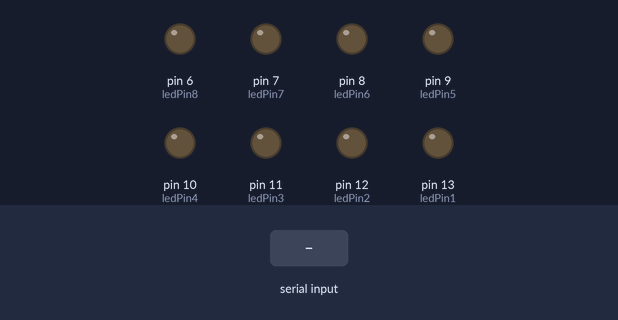
Bench run of a sketch on a simulated Arduino Mega 2560, built with avr-gcc and run on an emulated ATmega2560. Parts: output pins drawn as LEDs (lit = HIGH). Inputs (shaded band) come from the test bench. WiFi joins after 1.5 s; servers stay silent unless stated.

Above: at 3.0 s.
3.1 s: "A" received over Serial
At 3.9 s:
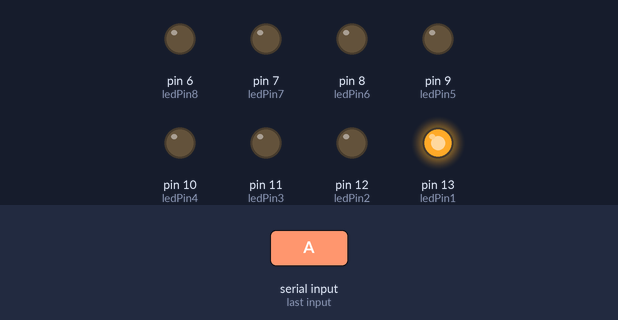
4.6 s: "B" received over Serial
At 5.0 s:
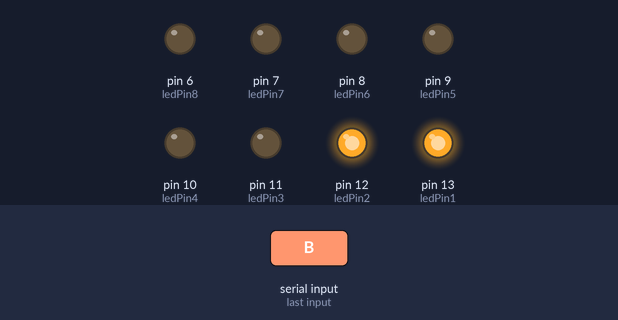
6.1 s: "C" received over Serial
At 7.3 s:
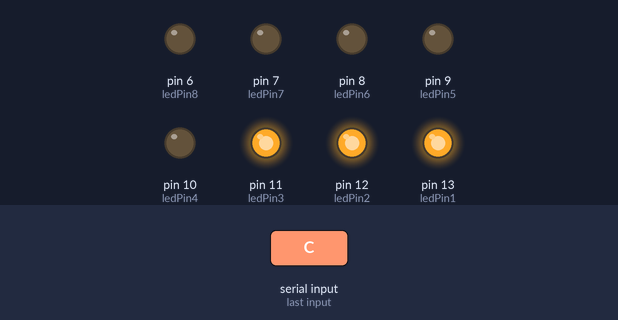
7.6 s: "D" received over Serial
At 8.5 s:
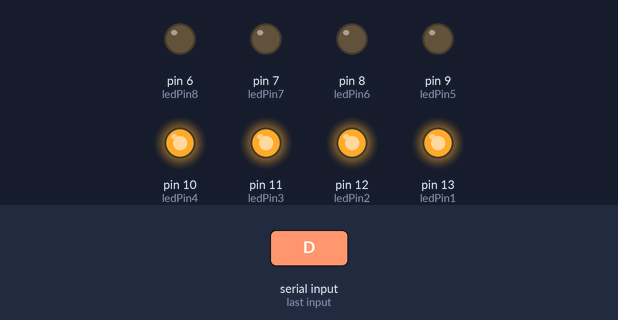
9.1 s: "E" received over Serial
At 9.6 s:
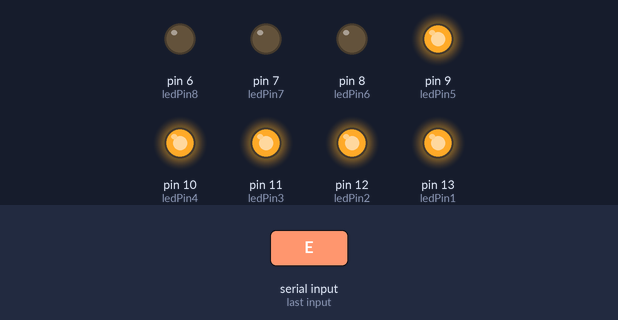
10.6 s: "F" received over Serial
At 12.0 s:
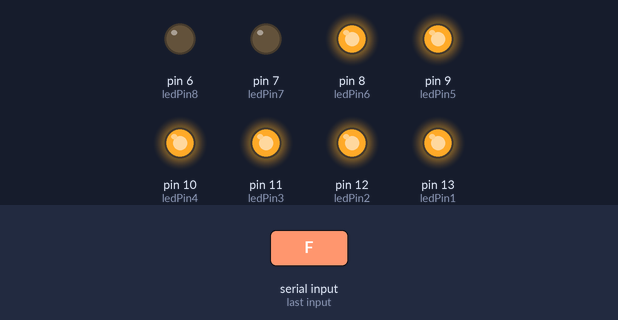
Timing chart, 0 to 13.1 s (numbered marks = the images above; inputs shaded):
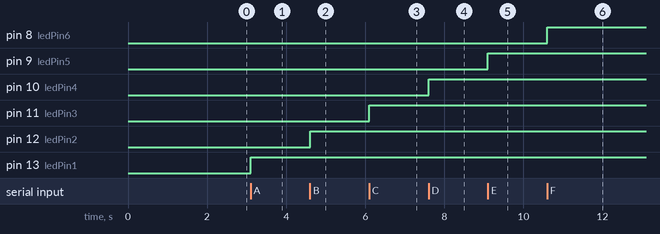

The sketch:

RELAY_8.ino
```cpp
#define BLYNK_USE_DIRECT_CONNECT

// You could use a spare Hardware Serial on boards that have it (like Mega)
#include <SoftwareSerial.h>
SoftwareSerial DebugSerial(2, 3); // RX, TX

#define BLYNK_PRINT DebugSerial
#include <BlynkSimpleSerialBLE.h>

char command;
String string;
const int ledPin1 =  13;
const int ledPin2 =  12;
const int ledPin3 =  11;
const int ledPin4 =  10;
const int ledPin5 =  9;
const int ledPin6 =  8;
const int ledPin7 =  7;
const int ledPin8 =  6;

// You should get Auth Token in the Blynk App.
// Go to the Project Settings (nut icon).
char auth[] = "YourAuthToken";

void setup()
{
  // Debug console
  DebugSerial.begin(9600);

  DebugSerial.println("Waiting for connections...");

  // Blynk will work through Serial
  // 9600 is for HC-06. For HC-05 default speed is 38400
  // Do not read or write this serial manually in your sketch
  Serial.begin(9600);
  Blynk.begin(Serial, auth);
  {
Serial.begin(9600);
pinMode(ledPin1, OUTPUT);
pinMode(ledPin2, OUTPUT);
pinMode(ledPin3, OUTPUT);
pinMode(ledPin4, OUTPUT);
pinMode(ledPin5, OUTPUT);
pinMode(ledPin6, OUTPUT);
pinMode(ledPin7, OUTPUT);
pinMode(ledPin8, OUTPUT);
}
}

void loop()
{
  Blynk.run();
  {
 if (Serial.available() > 0)
    {string = "";}
    while(Serial.available() > 0){
    command = ((byte)Serial.read());

  if(command == ':'){
        break;
    }
  else {
        string += command;
    }
     delay(1);
    }
    if(string == "A"){
     digitalWrite(13,1);
     delay(1);
    }
    if(string == "B"){
     digitalWrite(12,1);
     delay(1);
    }
    if(string == "C"){
     digitalWrite(11,1);
     delay(1);
    }
    if(string == "D"){
     digitalWrite(10,1);
     delay(1);
    }
   if(string == "E"){
     digitalWrite(9,1);
     delay(1);
    }
   if(string == "F"){
     digitalWrite(8,1);
     delay(1);
    }
   if(string == "G"){
     digitalWrite(7,1);
     delay(1);
    }
   if(string == "H"){
     digitalWrite(6,1);
     delay(1);
    }

  if(string == "a"){
    digitalWrite(13,0);
    delay(1);
     }
    if(string == "b"){
    digitalWrite(12,0);
    delay(1);
     }
    if(string == "c"){
    digitalWrite(11,0);
    delay(1);
      }
    if(string == "d"){
     digitalWrite(10,0);
     delay(1);
      }
   if(string == "e"){
    digitalWrite(9,0);
    delay(1);
     }
   if(string == "f"){
    digitalWrite(8,0);
    delay(1);
     }
   if(string == "g"){
    digitalWrite(7,0);
    delay(1);
      }
  if(string == "h"){
     digitalWrite(6,0);
    delay(1);
      }
if(string == "z")
    {
     digitalWrite(13,0);
     digitalWrite(12,0);
     digitalWrite(11,0);
     digitalWrite(10,0);
     digitalWrite(9,0);
     digitalWrite(8,0);
     digitalWrite(7,0);
     digitalWrite(6,0);
     delay(1);
  }
}
}
```

Measured:
- after the input at 3.1 s, pin 13 (ledPin1): LOW → HIGH at once
- after the input at 4.6 s, pin 12 (ledPin2): LOW → HIGH at once
- after the input at 6.1 s, pin 11 (ledPin3): LOW → HIGH at once
- after the input at 7.6 s, pin 10 (ledPin4): LOW → HIGH at once
- after the input at 9.1 s, pin 9 (ledPin5): LOW → HIGH at once
- after the input at 10.6 s, pin 8 (ledPin6): LOW → HIGH at once
